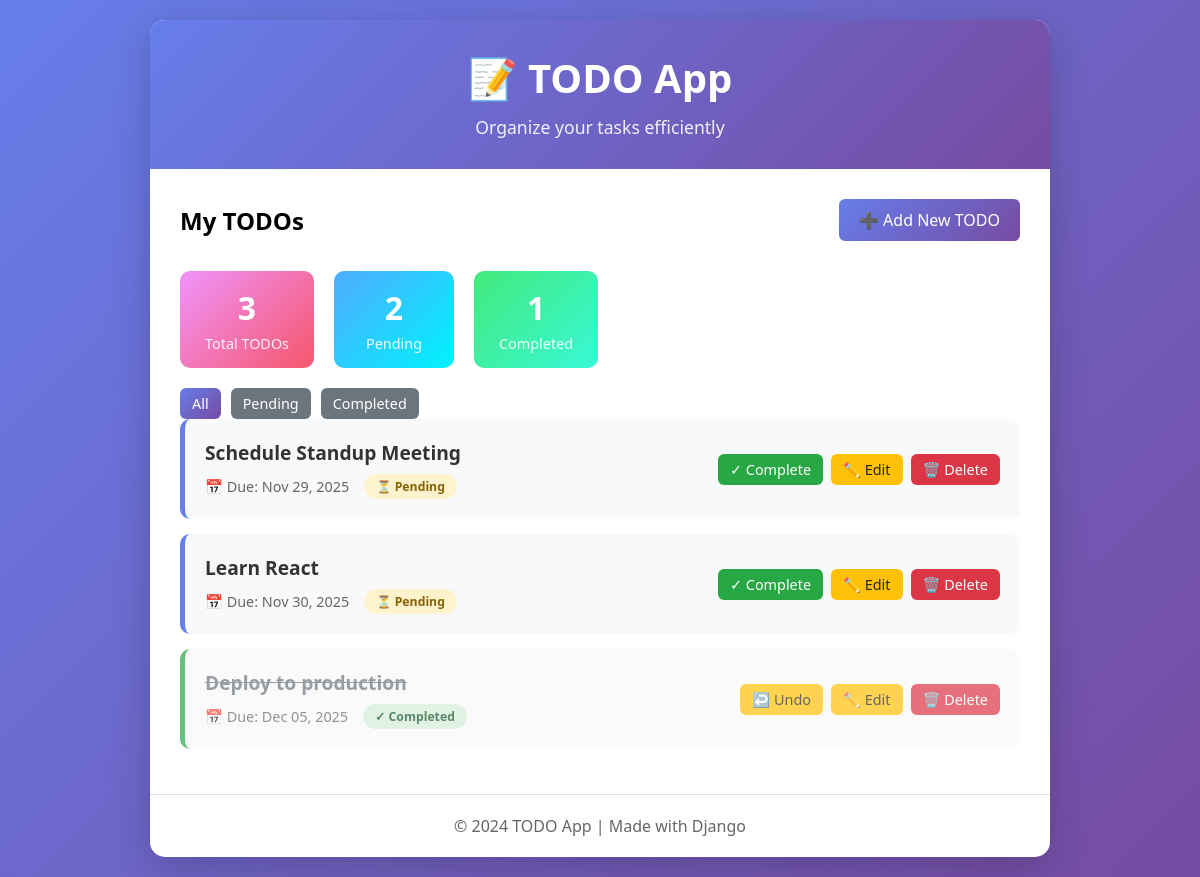
The page / on the database its author committed.
### todos/models.py (models this page shows, shortened)
class Todo(models.Model):
    title = models.CharField(max_length=200, help_text="Title of the todo item")
    due_date = models.DateField(null=True, blank=True, help_text="Due date for the todo")
    is_completed = models.BooleanField(default=False, help_text="Whether the todo is completed")
    created_at = models.DateTimeField(auto_now_add=True, help_text="When the todo was created")
    updated_at = models.DateTimeField(auto_now=True, help_text="When the todo was last updated")
    class Meta:
        ordering = ['due_date', '-created_at']
        verbose_name = 'Todo'
        verbose_name_plural = 'Todos'

### todos/views.py (the view)
# urls.py: path('', views.TodoListView.as_view(), name='todo_list'),
class TodoListView(ListView):
    model = Todo
    template_name = 'todos/todo_list.html'
    context_object_name = 'todos'
    def get_queryset(self):
        queryset = super().get_queryset()
        status = self.request.GET.get('status')
        if status == 'completed':
            queryset = queryset.filter(is_completed=True)
        elif status == 'pending':
            queryset = queryset.filter(is_completed=False)
        return queryset
    def get_context_data(self, **kwargs):
        from datetime import date
        context = super().get_context_data(**kwargs)
        context['status_filter'] = self.request.GET.get('status', 'all')
        context['completed_count'] = Todo.objects.filter(is_completed=True).count()
        context['pending_count'] = Todo.objects.filter(is_completed=False).count()
        context['total_count'] = Todo.objects.count()
        context['today'] = date.today()
        return context

### todos/templates/todos/todo_list.html (shortened to what this page needs)
{% extends 'todos/base.html' %}
{% block content %}
<div class="filter-bar">
    <h2>My TODOs</h2>
    <a href="{% url 'todo_create' %}" class="btn btn-primary">➕ Add New TODO</a>
</div>
<div class="stats">
    <div class="stat-card">
        <h3>{{ total_count }}</h3>
        <p>Total TODOs</p>
    </div>
    <div class="stat-card">
        <h3>{{ pending_count }}</h3>
        <p>Pending</p>
    </div>
    <div class="stat-card">
        <h3>{{ completed_count }}</h3>
        <p>Completed</p>
    </div>
</div>
<div class="filter-buttons">
    <a href="?status=all" class="btn {% if status_filter == 'all' %}btn-primary{% else %}btn-secondary{% endif %} btn-sm">All</a>
    <a href="?status=pending" class="btn {% if status_filter == 'pending' %}btn-primary{% else %}btn-secondary{% endif %} btn-sm">Pending</a>
    <a href="?status=completed" class="btn {% if status_filter == 'completed' %}btn-primary{% else %}btn-secondary{% endif %} btn-sm">Completed</a>
</div>
{% if todos %}
<ul class="todo-list">
    {% for todo in todos %}
    <li class="todo-item {% if todo.is_completed %}completed{% endif %}">
        <div class="todo-info">
            <div class="todo-title">{{ todo.title }}</div>
            <div class="todo-meta">
                {% if todo.due_date %}
                <span class="due-date {% if todo.due_date < today and not todo.is_completed %}overdue{% endif %}">
                    📅 Due: {{ todo.due_date|date:"M d, Y" }}
                </span>
                {% endif %}
                <span class="status-badge {% if todo.is_completed %}completed{% else %}pending{% endif %}">
                    {% if todo.is_completed %}✓ Completed{% else %}⏳ Pending{% endif %}
                </span>
            </div>
        </div>
        <div class="todo-actions">
            <a href="{% url 'todo_toggle' todo.pk %}" class="btn {% if todo.is_completed %}btn-warning{% else %}btn-success{% endif %} btn-sm">
                {% if todo.is_completed %}↩️ Undo{% else %}✓ Complete{% endif %}
            </a>
            <a href="{% url 'todo_update' todo.pk %}" class="btn btn-warning btn-sm">✏️ Edit</a>
            <a href="{% url 'todo_delete' todo.pk %}" class="btn btn-danger btn-sm">🗑️ Delete</a>
        </div>
    </li>
    {% endfor %}
</ul>
{% endif %}
{% endblock %}

### todos/templates/todos/base.html (shortened to what this page needs)
<!DOCTYPE html>
<html lang="en">
  <head>
  </head>
  <body>
    <div class="container">
      <header>
        <h1>📝 TODO App</h1>
        <p>Organize your tasks efficiently</p>
      </header>
      <div class="content">
         {% block content %} {% endblock %}
      </div>
      <footer>
        <p>&copy; 2024 TODO App | Made with Django</p>
      </footer>
    </div>
  </body>
</html>

### todos/templates/todos/base.html (style rules this page uses)
* { margin: 0; padding: 0; box-sizing: border-box; }
body { font-family: "Segoe UI", Tahoma, Geneva, Verdana, sans-serif; background: linear-gradient(135deg, #667eea 0%, #764ba2 100%); min-height: 100vh; padding: 20px; }
.container { max-width: 900px; margin: 0 auto; background: white; border-radius: 15px; box-shadow: 0 10px 40px rgba(0, 0, 0, 0.2); overflow: hidden; }
header { background: linear-gradient(135deg, #667eea 0%, #764ba2 100%); color: white; padding: 30px; text-align: center; }
header h1 { font-size: 2.5em; margin-bottom: 10px; }
header p { opacity: 0.9; font-size: 1.1em; }
.content { padding: 30px; }
.btn { padding: 10px 20px; border: none; border-radius: 6px; cursor: pointer; font-size: 1em; text-decoration: none; display: inline-block; transition: all 0.3s ease; }
.btn-primary { background: linear-gradient(135deg, #667eea 0%, #764ba2 100%); color: white; }
.btn-success { background: #28a745; color: white; }
.btn-warning { background: #ffc107; color: #212529; }
.btn-danger { background: #dc3545; color: white; }
.btn-secondary { background: #6c757d; color: white; }
.btn-sm { padding: 6px 12px; font-size: 0.9em; }
footer { text-align: center; padding: 20px; color: #666; border-top: 1px solid #e0e0e0; }

### todos/templates/todos/todo_list.html (style rules this page uses)
.filter-bar { display: flex; justify-content: space-between; align-items: center; margin-bottom: 30px; flex-wrap: wrap; gap: 15px; }
.filter-buttons { display: flex; gap: 10px; }
.stats { display: flex; gap: 20px; margin-bottom: 20px; flex-wrap: wrap; }
.stat-card { background: linear-gradient(135deg, #f093fb 0%, #f5576c 100%); padding: 15px 25px; border-radius: 10px; color: white; min-width: 120px; text-align: center; }
.stat-card:nth-child(2) { background: linear-gradient(135deg, #4facfe 0%, #00f2fe 100%); }
.stat-card:nth-child(3) { background: linear-gradient(135deg, #43e97b 0%, #38f9d7 100%); }
.stat-card h3 { font-size: 2em; margin-bottom: 5px; }
.stat-card p { font-size: 0.9em; opacity: 0.9; }
.todo-list { list-style: none; }
.todo-item { background: #f8f9fa; border-radius: 10px; padding: 20px; margin-bottom: 15px; display: flex; justify-content: space-between; align-items: center; transition: all 0.3s ease; border-left: 5px solid #667eea; }
.todo-item.completed { opacity: 0.7; border-left-color: #28a745; }
.todo-item.completed .todo-title { text-decoration: line-through; color: #6c757d; }
.todo-info { flex: 1; }
.todo-title { font-size: 1.2em; font-weight: 600; margin-bottom: 8px; color: #333; }
.todo-meta { display: flex; gap: 15px; font-size: 0.9em; color: #666; }
.due-date { display: flex; align-items: center; gap: 5px; }
.status-badge { padding: 4px 12px; border-radius: 20px; font-size: 0.85em; font-weight: 600; }
.status-badge.completed { background: #d4edda; color: #155724; }
.status-badge.pending { background: #fff3cd; color: #856404; }
.todo-actions { display: flex; gap: 8px; align-items: center; }

### rows shown on the page
Todo: title "Schedule Standup Meeting", due_date "Nov 29, 2025", is_completed "⏳ Pending"
Todo: title "Learn React", due_date "Nov 30, 2025", is_completed "⏳ Pending"
Todo: title "Deploy to production", due_date "Dec 05, 2025", is_completed "✓ Completed"

### other values the page prints
{{ total_count }} "3"
{{ pending_count }} "2"
{{ completed_count }} "1"
